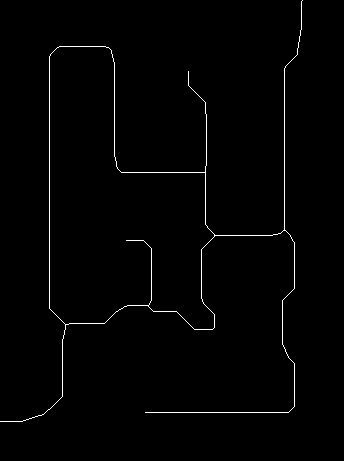
#> input picture path_planning_ws/Maze_Interest_Points.jpg, 344 x 461 px
$ python -i bot_localization.py   (imports and definitions only)   (older library calls are emulated)
#> lines starting #> are read from the running program, lines starting #| are printed output that depends on the picture; after the words box and inside, x2 and y2 are one past the last pixel; in counts of white or black regions, pixels touching at a corner belong together
#> further down, picture is the input picture: shape (461, 344, 3); min 0, max 255, mean 2.9
### path_planning_ws/src/maze_bot/maze_bot/utilities.py
import cv2
import numpy as np

import config

# [20 lines left out: functions imfill, ret_largest_obj, not called in this run]

def ret_smallest_obj(cnts, noise_thresh = 10):
  Min_Cntr_area = 1000
  Min_Cntr_idx= -1
  for index, cnt in enumerate(cnts):
      area = cv2.contourArea(cnt)
      if (area < Min_Cntr_area) and (area > 10):
          Min_Cntr_area = area
          Min_Cntr_idx = index
          SmallestContour_Found = True
  print("min_area" , Min_Cntr_area)
  return Min_Cntr_idx

class Debugging:

    def __init__(self):
       self.time_elasped = 0
       self.Live_created = False


    def nothing(self,x):
        pass

    cv2.namedWindow('CONFIG')
    # create switch for ON/OFF functionality
    debugging_SW = 'Debug'
    cv2.createTrackbar(debugging_SW, 'CONFIG',False,True,nothing)
    # create switch for ON/OFF functionality
    debuggingLoc_SW = 'Debug Loc'
    cv2.createTrackbar(debuggingLoc_SW, 'CONFIG',False,True,nothing)
    # create switch for ON/OFF functionality
    debuggingMapping_SW = 'Debug Mapp.'
    cv2.createTrackbar(debuggingMapping_SW, 'CONFIG',False,True,nothing)
    # create switch for ON/OFF functionality
    debuggingPathPlanning_SW = 'Debug Path P.'
    cv2.createTrackbar(debuggingPathPlanning_SW, 'CONFIG',False,True,nothing)
    # create switch for ON/OFF functionality
    debuggingMotionPlanning_SW = 'Debug Motion P.'
    cv2.createTrackbar(debuggingMotionPlanning_SW, 'CONFIG',False,True,nothing)

    # create switch for ON/OFF functionality
    debugging_Live = 'Debug_Live'
    cv2.createTrackbar(debugging_Live, 'CONFIG',False,True,nothing)
    # create switch for ON/OFF functionality

    # [67 lines left out: function setDebugParameters, not called in this run]

### path_planning_ws/src/maze_bot/maze_bot/bot_localization.py
import cv2
import numpy as np
from .utilities import imfill, ret_largest_obj, ret_smallest_obj

class bot_localizer():


    def __init__(self):
        self.is_bg_extracted = False

        self.bg_model=[]

        self.maze_og=[]

        self.orig_X=0
        self.orig_Y=0

        self.orig_rows=0
        self.orig_cols=0
        self.transform_arr=[]

        self.orig_rot=0
        self.rot_mat=0
        self.loc_car=0

    @staticmethod
    def ret_rois_boundinghull(rois_mask,cnts):
        maze_enclosure=np.zeros_like(rois_mask)
        if cnts:
            cnts_=np.concatenate(cnts)
            cnts_=np.array(cnts_)
            cv2.fillConvexPoly(maze_enclosure, cnts_, 255)
        img,cnts_largest,hier= cv2.findContours(maze_enclosure,cv2.RETR_EXTERNAL,cv2.CHAIN_APPROX_NONE)
        hull=cv2.convexHull(cnts_largest[0])
        cv2.drawContours(maze_enclosure,[hull],0,255)
        return hull


    def update_frameofrefrence_parameters(self,X,Y,W,H,rot_angle):
        self.orig_X = X; self.orig_Y = Y; self.orig_rows = H; self.orig_cols = W; self.orig_rot = rot_angle # 90 degree counterClockwise
        self.transform_arr = [X,Y,W,H]
        # Rotation Matrix
        self.rot_mat = np.array(
                                [
                                 [ np.cos(np.deg2rad(self.orig_rot)) , np.sin(np.deg2rad(self.orig_rot))],
                                 [-np.sin(np.deg2rad(self.orig_rot)) , np.cos(np.deg2rad(self.orig_rot))]
                                ]
                               )
        self.rot_mat_rev = np.array(
                                [
                                 [ np.cos(np.deg2rad(-self.orig_rot)) , np.sin(np.deg2rad(-self.orig_rot))],
                                 [-np.sin(np.deg2rad(-self.orig_rot)) , np.cos(np.deg2rad(-self.orig_rot))]
                                ]
                               )

    @staticmethod
    def connect_objs(bin_img):
        kernel = cv2.getStructuringElement(cv2.MORPH_ELLIPSE,(3,3))
        return(cv2.morphologyEx(bin_img, cv2.MORPH_CLOSE, kernel))


    def extract_bg(self,frame):

        # a) Find Contours of all ROI's in frozen sat_view
        gray = cv2.cvtColor(frame, cv2.COLOR_BGR2GRAY)
        edges = cv2.Canny(gray, 50, 150,None,3)
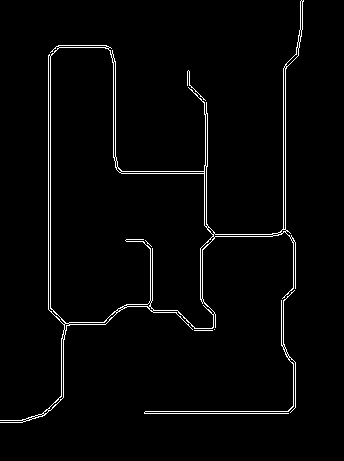
#> edges: shape (461, 344); 2.4% white in thin lines or dots, all inside (x1, y1, x2, y2) = (0, 0, 304, 423)
        # [connect_objs] => Connect disconnected edges that are close enough
        edges = self.connect_objs(edges)
#> in connect_objs, `return(cv2.morphologyEx(bin_img, cv2.MORPH_CLOSE, kernel))`:
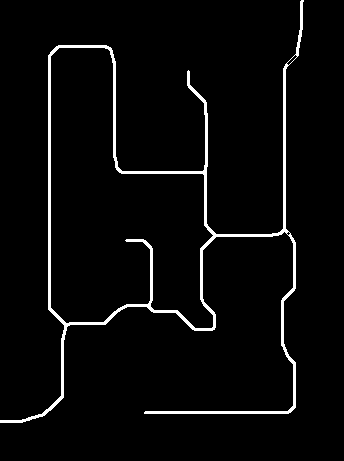
#> returned value: shape (461, 344); 3.6% white; 1 white region
        i,cnts,h = cv2.findContours(edges, cv2.RETR_EXTERNAL, cv2.CHAIN_APPROX_NONE)
#> cnts = 1 contour; box (x1, y1, x2, y2) and area: (0, 0, 304, 423) 33540; h = [[-1, -1, -1, -1]]
        rois_mask = np.zeros((frame.shape[0],frame.shape[1]),dtype= np.uint8)
        for idx,_ in enumerate(cnts):
            cv2.drawContours(rois_mask, cnts, idx, 255,-1)
#> this loop made 1 pass
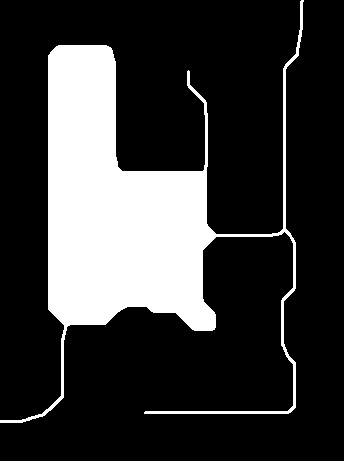
#> rois_mask: shape (461, 344); 22% white; 1 white region, box (x1, y1, x2, y2) and area: (0, 0, 304, 423) 34819

        # b) Extract BG_model by
        #               i)  removing the smallest object from the scene (Bot)
        #               ii) filling the empty region with Ground_replica
        min_cntr_idx = ret_smallest_obj(cnts)
#> the loop in ret_smallest_obj, `for index, cnt in enumerate(cnts):` made 1 pass
#> area on pass 1: 33540
#> after the loop in ret_smallest_obj, `for index, cnt in enumerate(cnts):`: Min_Cntr_area = 1000; Min_Cntr_idx = -1
#| min_area 1000
#> min_cntr_idx = -1
        rois_noCar_mask = rois_mask.copy()
        #    If Smallest Object (FG) found
        if min_cntr_idx !=-1:
            cv2.drawContours(rois_noCar_mask, cnts, min_cntr_idx, 0,-1)
            # Drawing dilated car_mask
            car_mask = np.zeros_like(rois_mask)
            cv2.drawContours(car_mask, cnts, min_cntr_idx, 255,-1)
            cv2.drawContours(car_mask, cnts, min_cntr_idx, 255, 3)
            notCar_mask = cv2.bitwise_not(car_mask)
            frame_car_remvd = cv2.bitwise_and(frame, frame,mask = notCar_mask)
            # Generating ground replica
            base_clr = frame_car_remvd[0][0]
            Ground_replica = np.ones_like(frame)*base_clr
            # Generating BG_model
            self.bg_model = cv2.bitwise_and(Ground_replica, Ground_replica,mask = car_mask)
            self.bg_model = cv2.bitwise_or(self.bg_model, frame_car_remvd)

        # Step 2: Extracting the maze (Frame of Refrence) Maze Entry on Top

        # a) Finding dimensions of hull enclosing largest contour
        hull = self.ret_rois_boundinghull(rois_mask,cnts)
#> in ret_rois_boundinghull, `cnts_=np.concatenate(cnts)`: cnts_ = contour of 2556 points, box (x1, y1, x2, y2) (0, 0, 304, 423), area 33540
#> in ret_rois_boundinghull, `cv2.fillConvexPoly(maze_enclosure, cnts_, 255)`:
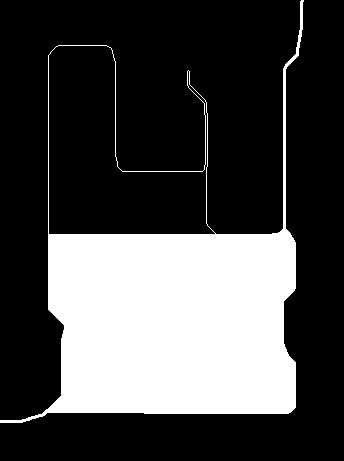
#> maze_enclosure: shape (461, 344); 27.9% white; 1 white region
#> in ret_rois_boundinghull, `img,cnts_largest,hier= cv2.findContours(maze_enclosure,cv2.RETR_EXTERN..`: cnts_largest = 1 contour; box (x1, y1, x2, y2) and area: (0, 0, 304, 423) 61499
#> in ret_rois_boundinghull, `hull=cv2.convexHull(cnts_largest[0])`: hull = contour of 13 points, box (x1, y1, x2, y2) (0, 0, 304, 423), area 107484
#> in ret_rois_boundinghull, `cv2.drawContours(maze_enclosure,[hull],0,255)`:
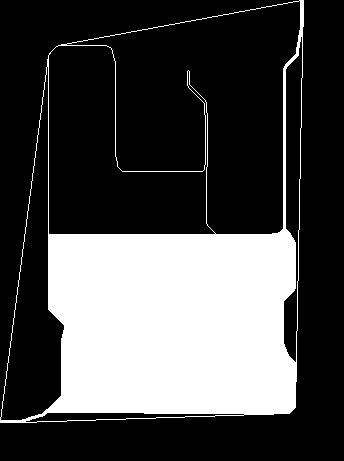
#> maze_enclosure: shape (461, 344); 28.7% white; 1 white region, box (x1, y1, x2, y2) and area: (0, 0, 304, 423) 45505
        [X,Y,W,H] = cv2.boundingRect(hull)
#> X = 0; Y = 0; W = 304; H = 423
        # b) Cropping maze_mask from the image
        maze = rois_noCar_mask[Y:Y+H,X:X+W]
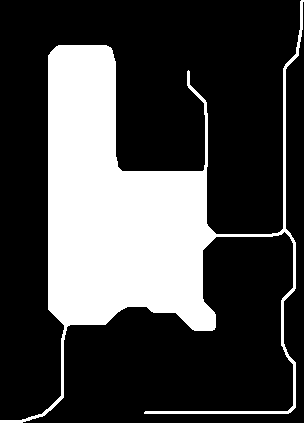
#> maze: shape (423, 304); 27.1% white; 1 white region, box (x1, y1, x2, y2) and area: (0, 0, 304, 423) 34819
        maze_occupencygrid = cv2.bitwise_not(maze)
        self.maze_og = cv2.rotate(maze_occupencygrid, cv2.ROTATE_90_COUNTERCLOCKWISE)
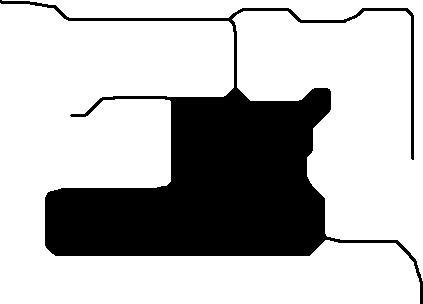
#> self.maze_og: shape (304, 423); 72.9% white; 1 black region, box (x1, y1, x2, y2) and area: (0, 0, 423, 304) 34819

        # Storing Crop and Rot Parameters required to maintain frame of refrence in the orig image
        self.update_frameofrefrence_parameters(X,Y,W,H,90)
#> in update_frameofrefrence_parameters, `self.orig_X = X`: self.orig_X = 0
#> in update_frameofrefrence_parameters, `self.orig_rows = H`: self.orig_rows = 423
#> in update_frameofrefrence_parameters, `self.orig_cols = W`: self.orig_cols = 304
#> in update_frameofrefrence_parameters, `self.transform_arr = [X,Y,W,H]`: self.transform_arr = [0, 0, 304, 423]


        # [8 lines of commented-out code are left out]


    # [54 lines left out: functions get_centroid, get_car_loc, localise_bot, not called in this run]


'''
1. Cvt to gray and extract edges
2. Find contours
3. Loop over contours and draw on empty placeholder'''

>>> import cv2
>>> picture = cv2.imread('../../../Maze_Interest_Points.jpg')
>>> result = bot_localizer().extract_bg(picture)
